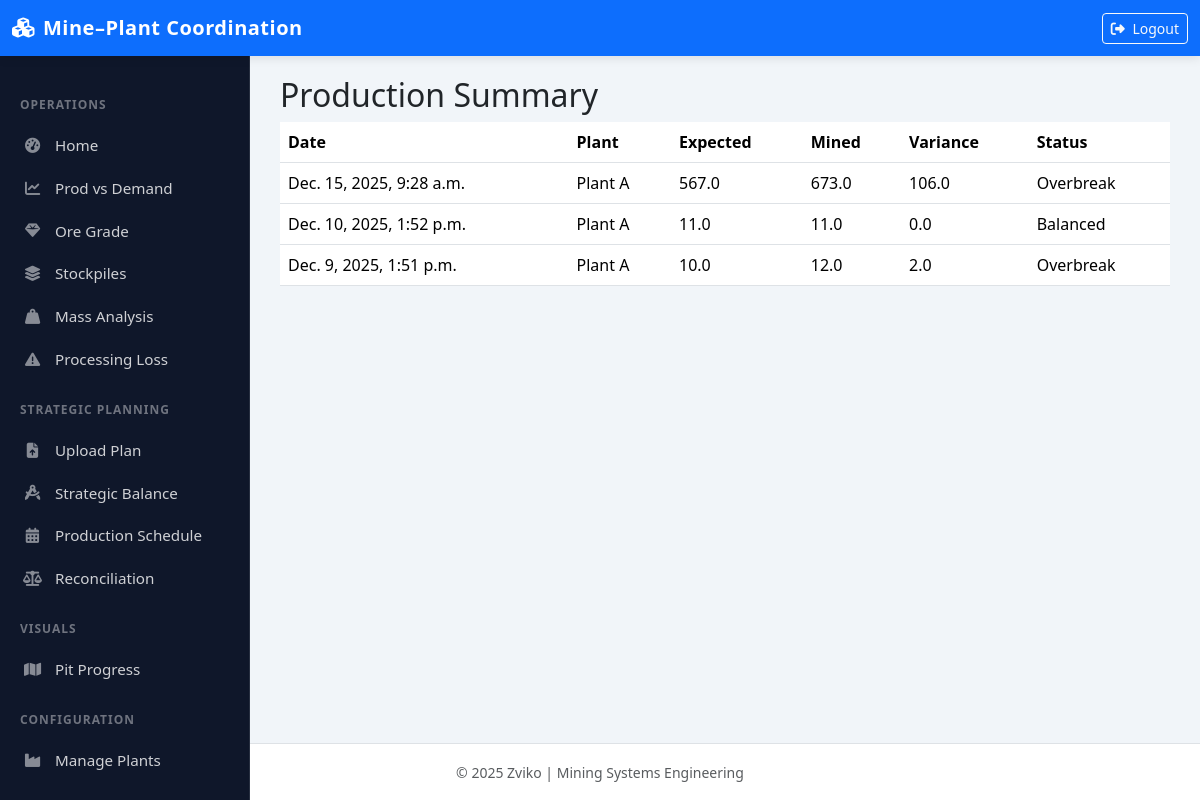
Page /production_summary/ on the earlier database version.
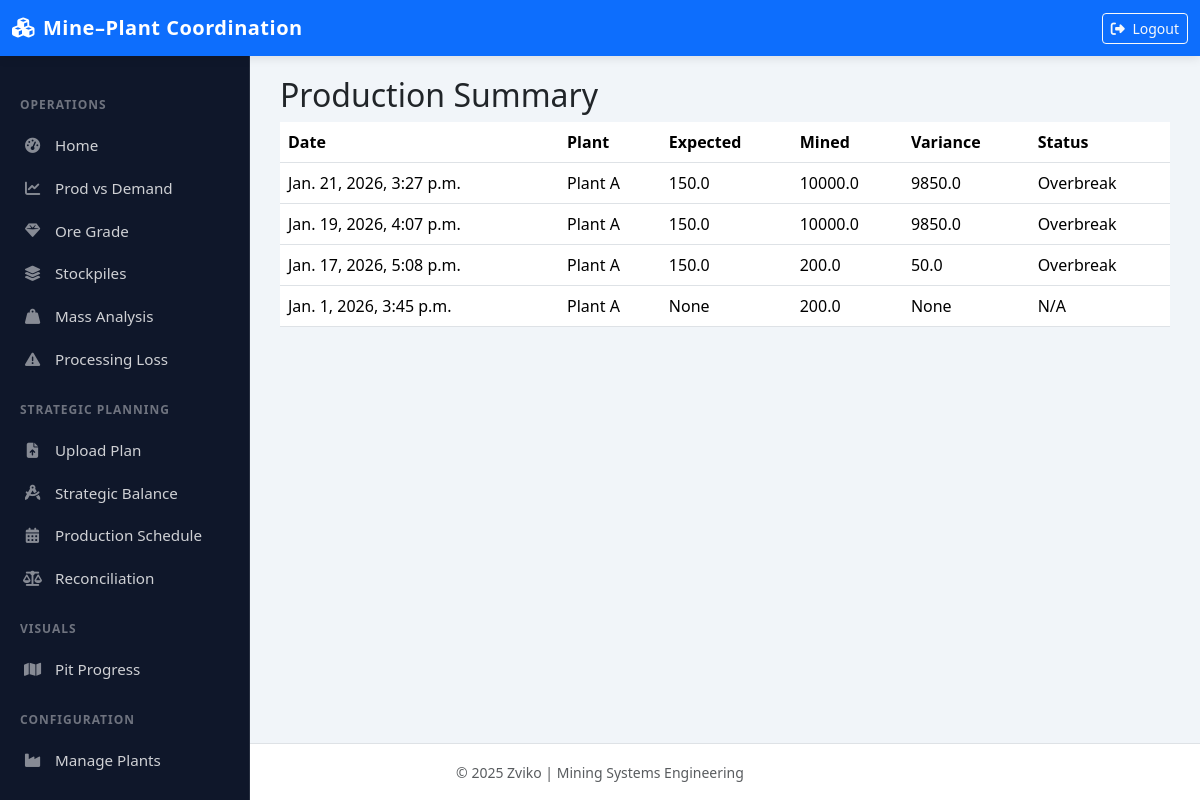
Same page on the later database version.
### dashboard/models.py (models this page shows, shortened)
class ProductionRecord(models.Model):
    mine_phase = models.ForeignKey('MinePhase', on_delete=models.CASCADE, related_name='production_records')
    plant = models.ForeignKey('Plant', on_delete=models.CASCADE, related_name='productions', null=True, blank=True)
    timestamp = models.DateTimeField()
    tonnage = models.FloatField()
    expected_tonnage = models.FloatField(null=True, blank=True, help_text="Planned tonnage for this batch")
    material_type = models.CharField(
        max_length=20,
        choices=[('ore', 'Ore'), ('waste', 'Waste')],
        default='ore'
    )
    variance = models.FloatField(null=True, blank=True)
    status = models.CharField(max_length=20, blank=True)
    source = models.CharField(max_length=100, blank=True)
    grade = models.FloatField(null=True, blank=True, help_text="Grade in g/t")
    recovery = models.FloatField(null=True, blank=True, help_text="Recovery fraction (0.9 = 90%)")
    gold_price = models.FloatField(null=True, blank=True, help_text="Gold price per kg (USD)")
    class Meta:
        ordering = ['-timestamp']

class Plant(models.Model):
    name = models.CharField(max_length=100, unique=True)
    location = models.CharField(max_length=200, blank=True)
    capacity_tph = models.FloatField(
        null=True, blank=True,
        help_text="Plant throughput capacity (tons per hour)"
    )
    default_grade = models.FloatField(null=True, blank=True, help_text="Default feed grade in g/t")
    default_recovery = models.FloatField(null=True, blank=True, help_text="Default gold recovery fraction (e.g. 0.92 = 92%)")
    default_gold_price = models.FloatField(null=True, blank=True, help_text="Default gold price per kg (USD)")
    class Meta:
        verbose_name = "Processing Plant"
        verbose_name_plural = "Processing Plants"
        ordering = ['name']
    def __str__(self):
        return self.name

### dashboard/views.py (the view)
# urls.py: path('production_summary/', views.production_summary, name='production_summary'),
def production_summary(request):
    records = ProductionRecord.objects.order_by('-timestamp')[:20]
    return render(request, 'dashboard/production_summary.html', {'records': records})

### dashboard/templates/dashboard/production_summary.html
{% extends "dashboard/base.html" %}
{% block content %}
<h2>Production Summary</h2>
<table class="table">
    <thead>
        <tr>
            <th>Date</th>
            <th>Plant</th>
            <th>Expected</th>
            <th>Mined</th>
            <th>Variance</th>
            <th>Status</th>
        </tr>
    </thead>
    <tbody>
        {% for record in records %}
        <tr>
            <td>{{ record.timestamp }}</td>
            <td>{{ record.plant }}</td>
            <td>{{ record.expected_tonnage }}</td>
            <td>{{ record.tonnage }}</td>
            <td>{{ record.variance }}</td>
            <td>{{ record.status }}</td>
        </tr>
        {% endfor %}
    </tbody>
</table>
{% endblock %}

Differences in the rows shown:
removed ProductionRecord: timestamp "Dec. 15, 2025, 9:28 a.m.", plant "Plant A", expected_tonnage "567.0", tonnage "673.0", variance "106.0", status "Overbreak"
removed ProductionRecord: timestamp "Dec. 10, 2025, 1:52 p.m.", plant "Plant A", expected_tonnage "11.0", tonnage "11.0", variance "0.0", status "Balanced"
removed ProductionRecord: timestamp "Dec. 9, 2025, 1:51 p.m.", plant "Plant A", expected_tonnage "10.0", tonnage "12.0", variance "2.0", status "Overbreak"
added ProductionRecord: timestamp "Jan. 21, 2026, 3:27 p.m.", plant "Plant A", expected_tonnage "150.0", tonnage "10000.0", variance "9850.0", status "Overbreak"
added ProductionRecord: timestamp "Jan. 19, 2026, 4:07 p.m.", plant "Plant A", expected_tonnage "150.0", tonnage "10000.0", variance "9850.0", status "Overbreak"
added ProductionRecord: timestamp "Jan. 17, 2026, 5:08 p.m.", plant "Plant A", expected_tonnage "150.0", tonnage "200.0", variance "50.0", status "Overbreak"
added ProductionRecord: timestamp "Jan. 1, 2026, 3:45 p.m.", plant "Plant A", expected_tonnage "None", tonnage "200.0", variance "None", status "N/A"
